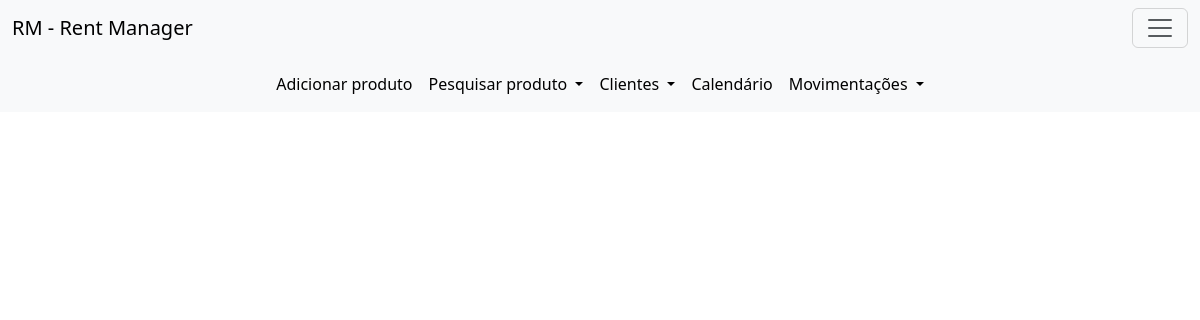
Before: /clientes with the older database file.
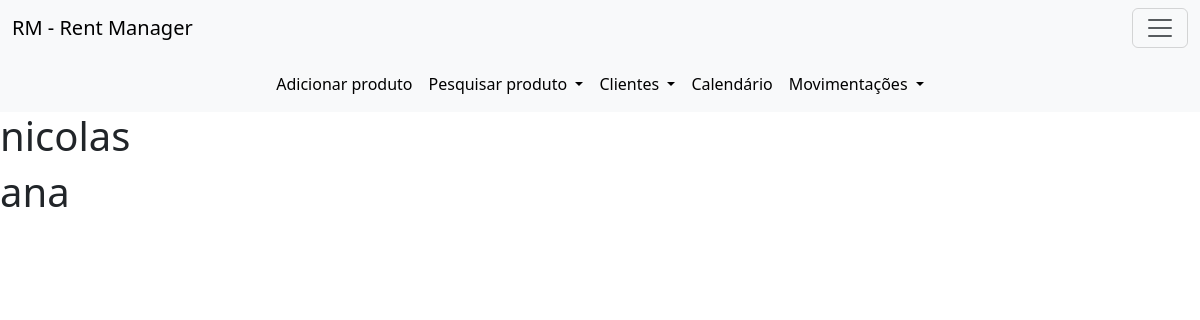
After: the same page with the newer database file.
### models.py (models this page shows)
class Clientes(database.Model, UserMixin):
    id = database.Column(database.Integer, primary_key=True)
    nome = database.Column(database.String, nullable=False)
    telefone = database.Column(database.Integer)
    endereco = database.Column(database.Text, nullable=False)
    cidade = database.Column(database.String, nullable=False)
    uf = database.Column(database.String, nullable=False) #multipla escolha
    cep = database.Column(database.Integer)
    cpf = database.Column(database.Integer)

### routes.py (the view)
@app.route('/clientes', methods=['GET', 'POST'])
def clientes():
    cliente = Clientes.query.with_entities(Clientes.id, Clientes.nome).all()
    return render_template('clientes.html', cliente=cliente)

### templates/clientes.html
{% extends "base.html" %}
{% block body %}
    {% for id, nome in cliente %}
        <h1>{{ nome }}</h1>
    {% endfor %}
{% endblock %}

### templates/base.html (shortened to what this page needs)
<!DOCTYPE html>
<html lang="en">
<head>
    <link href="https://cdn.jsdelivr.net/npm/bootstrap@5.3.3/dist/css/bootstrap.min.css" rel="stylesheet">
</head>
<body>
    {% include 'header.html' %}
    {% include 'navbar.html' %}
    {% block body %}
    {% endblock %}
</body>
</html>

### templates/header.html (shortened to what this page needs)
<nav class="navbar bg-body-tertiary">
    <div class="container-fluid">
      <a class="navbar-brand" href="#">RM - Rent Manager</a>
      <button class="navbar-toggler" type="button" data-bs-toggle="offcanvas" data-bs-target="#offcanvasNavbar" aria-controls="offcanvasNavbar" aria-label="Toggle navigation">
        <span class="navbar-toggler-icon"></span>
      </button>
    </div>
  </nav>

### templates/navbar.html (shortened to what this page needs)
<nav class="navbar navbar-expand-lg bg-body-tertiary">
    <div class="container-fluid">
      <div class="collapse navbar-collapse justify-content-center" id="navbarNavDropdown">
        <ul class="navbar-nav">
          <li class="nav-item">
            <a class="nav-link active" aria-current="page" href="{{ url_for('adcproduto') }}">Adicionar produto</a>
          </li>
          <li class="nav-item dropdown">
            <a class="nav-link active dropdown-toggle" href="#" role="button" data-bs-toggle="dropdown" aria-expanded="false">
              Pesquisar produto
            </a>
          </li>
          <li class="nav-item dropdown">
            <a class="nav-link active dropdown-toggle" href="#" role="button" data-bs-toggle="dropdown" aria-expanded="false">
              Clientes
            </a>
          </li>
          <li class="nav-item">
            <a class="nav-link active" aria-current="page" href="#">Calendário</a>
          </li>
          <li class="nav-item dropdown">
            <a class="nav-link active dropdown-toggle" href="#" role="button" data-bs-toggle="dropdown" aria-expanded="false">
              Movimentações
            </a>
          </li>
        </ul>
      </div>
    </div>
  </nav>

Changed rows visible on the page:
added Clientes: nome "nicolas"
added Clientes: nome "ana"
